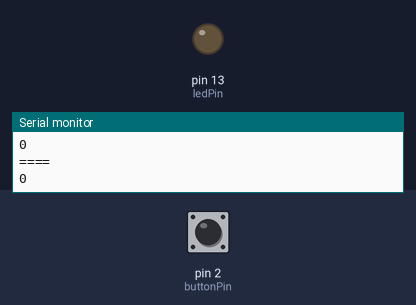
A sketch run on a simulated Arduino Uno, built with avr-gcc and run on an emulated ATmega328P. On the bench: output pins drawn as LEDs (lit = HIGH), the last lines printed to the serial monitor. The test bench sets the inputs (shaded band); at power-on: pin 2 (buttonPin) LOW.

Above: at 2.8 s.
2.9 s: pin 2 (buttonPin) pulled HIGH for 1.2 s
At 4.4 s:
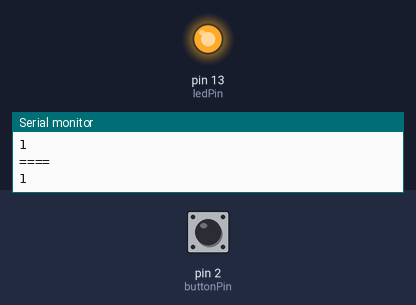
6.5 s: pin 2 (buttonPin) pulled HIGH for 3.2 s
At 10.9 s:
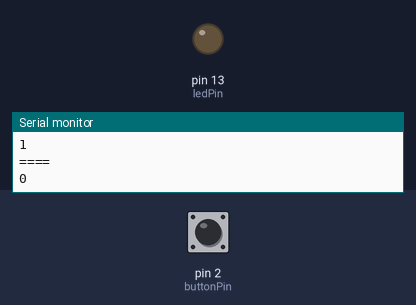
Timing chart, 0 to 12.4 s (numbered marks = the images above; inputs shaded):
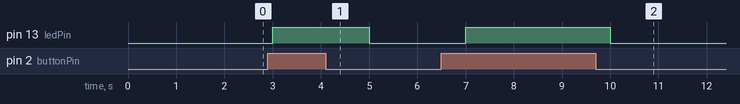

Measured:
- after the input at 2.9 s, pin 13 (ledPin): LOW → HIGH after 0.10 s, → LOW 2.0 s later
- after the input at 6.5 s, pin 13 (ledPin): LOW → HIGH after 0.50 s, → LOW 3.0 s later

The sketch:

main.ino
```cpp
/*
  Button

 Turns on and off a light emitting diode(LED) connected to digital
 pin 13, when pressing a pushbutton attached to pin 2.


 The circuit:
 * LED attached from pin 13 to ground via a 220 resistor
 * pushbutton attached to pin 2 from +5V
 * 10K resistor attached to pin 2 from ground

 * Note: on most Arduinos there is already an LED on the board
 attached to pin 13.
 */

// constants won't change. They're used here to
// set pin numbers:
const int buttonPin = 2;     // the number of the pushbutton pin
const int ledPin =  13;      // the number of the LED pin

// variables will change:
int buttonState = 0;         // variable for reading the pushbutton status

void setup() {
  Serial.begin(9600);
  // initialize the LED pin as an output:
  pinMode(ledPin, OUTPUT);
  // initialize the pushbutton pin as an input:
  pinMode(buttonPin, INPUT);
}

void loop() {
  Serial.println("====");
  // read the state of the pushbutton value:
  buttonState = digitalRead(buttonPin);
  Serial.println(buttonState);
  // check if the pushbutton is pressed.
  // if it is, the buttonState is HIGH:
  if (buttonState == 1) {
    // turn LED on:
    digitalWrite(ledPin, HIGH);
  } else {
    // turn LED off:
    digitalWrite(ledPin, LOW);
  }
  delay(1000);
}
```
